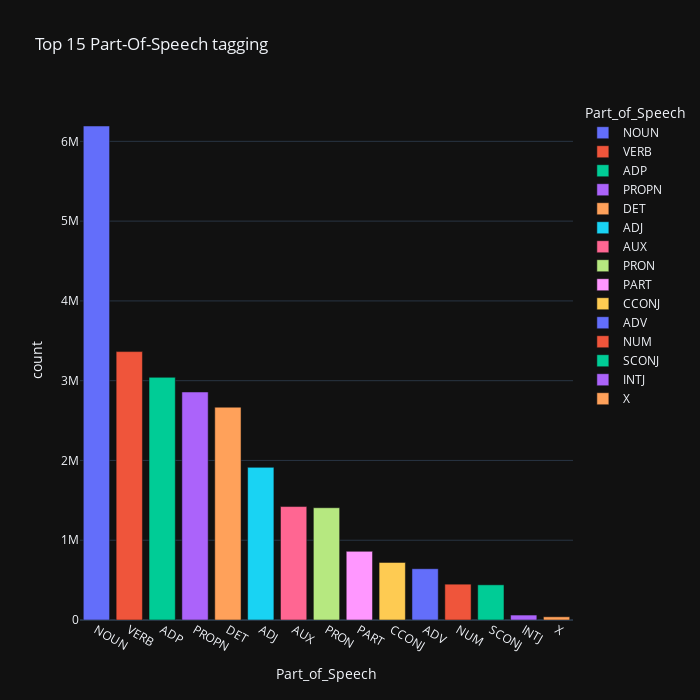

The cell this chart's notebook holds for it:
### Markdown cell above
Common parts of speech:
| ag	| Description       |   Example Words |
|-------|-------------------|-----------------|
| NN 	| Noun (singular)   | 	cat, tree, algorithm |
| NS 	| Noun (plural)     |	cats, ideas, datasets |
| VB 	| Verb (base form)  | 	run, eat, predict |
| VBD 	| Verb (past tense) | 	ran, ate, predicted |
| JJ 	| Adjective         | 	red, quick, efficient |
| RB 	| Adverb            |	quickly, well, always |
| IN 	| Preposition       |	in, on, of |
| DT 	| Determiner        |	a, the, some |

### Code cell
#from textblob import TextBlob

#text = " ".join(df["clean_text"])
#blob = TextBlob(text)
#top = Counter([pos[1] for pos in blob.tags])
#df_temp = pd.DataFrame(top.most_common(15))
#df_temp.columns = ["Part_of_Speech","count"]
fig = px.bar(df_temp, x="Part_of_Speech", y="count", title="Top 15 Part-Of-Speech tagging", width=700,height=700, color="Part_of_Speech")
fig.show()

### Figure 1 — Plotly figure (JSON) as saved in the notebook; plotly's stock layout.template omitted (floating-point values rounded to 4 significant figures)
{"data": [{"hovertemplate": "Part_of_Speech=%{x}<br>count=%{y}<extra></extra>", "legendgroup": "NOUN", "marker": {"color": "#636efa", "pattern": {"shape": ""}}, "name": "NOUN", "orientation": "v", "showlegend": true, "textposition": "auto", "x": ["NOUN"], "xaxis": "x", "y": [6192560], "yaxis": "y", "type": "bar"}, {"hovertemplate": "Part_of_Speech=%{x}<br>count=%{y}<extra></extra>", "legendgroup": "VERB", "marker": {"color": "#EF553B", "pattern": {"shape": ""}}, "name": "VERB", "orientation": "v", "showlegend": true, "textposition": "auto", "x": ["VERB"], "xaxis": "x", "y": [3364531], "yaxis": "y", "type": "bar"}, {"hovertemplate": "Part_of_Speech=%{x}<br>count=%{y}<extra></extra>", "legendgroup": "ADP", "marker": {"color": "#00cc96", "pattern": {"shape": ""}}, "name": "ADP", "orientation": "v", "showlegend": true, "textposition": "auto", "x": ["ADP"], "xaxis": "x", "y": [3041903], "yaxis": "y", "type": "bar"}, {"hovertemplate": "Part_of_Speech=%{x}<br>count=%{y}<extra></extra>", "legendgroup": "PROPN", "marker": {"color": "#ab63fa", "pattern": {"shape": ""}}, "name": "PROPN", "orientation": "v", "showlegend": true, "textposition": "auto", "x": ["PROPN"], "xaxis": "x", "y": [2858409], "yaxis": "y", "type": "bar"}, {"hovertemplate": "Part_of_Speech=%{x}<br>count=%{y}<extra></extra>", "legendgroup": "DET", "marker": {"color": "#FFA15A", "pattern": {"shape": ""}}, "name": "DET", "orientation": "v", "showlegend": true, "textposition": "auto", "x": ["DET"], "xaxis": "x", "y": [2667709], "yaxis": "y", "type": "bar"}, {"hovertemplate": "Part_of_Speech=%{x}<br>count=%{y}<extra></extra>", "legendgroup": "ADJ", "marker": {"color": "#19d3f3", "pattern": {"shape": ""}}, "name": "ADJ", "orientation": "v", "showlegend": true, "textposition": "auto", "x": ["ADJ"], "xaxis": "x", "y": [1913338], "yaxis": "y", "type": "bar"}, {"hovertemplate": "Part_of_Speech=%{x}<br>count=%{y}<extra></extra>", "legendgroup": "AUX", "marker": {"color": "#FF6692", "pattern": {"shape": ""}}, "name": "AUX", "orientation": "v", "showlegend": true, "textposition": "auto", "x": ["AUX"], "xaxis": "x", "y": [1421983], "yaxis": "y", "type": "bar"}, {"hovertemplate": "Part_of_Speech=%{x}<br>count=%{y}<extra></extra>", "legendgroup": "PRON", "marker": {"color": "#B6E880", "pattern": {"shape": ""}}, "name": "PRON", "orientation": "v", "showlegend": true, "textposition": "auto", "x": ["PRON"], "xaxis": "x", "y": [1407314], "yaxis": "y", "type": "bar"}, {"hovertemplate": "Part_of_Speech=%{x}<br>count=%{y}<extra></extra>", "legendgroup": "PART", "marker": {"color": "#FF97FF", "pattern": {"shape": ""}}, "name": "PART", "orientation": "v", "showlegend": true, "textposition": "auto", "x": ["PART"], "xaxis": "x", "y": [860584], "yaxis": "y", "type": "bar"}, {"hovertemplate": "Part_of_Speech=%{x}<br>count=%{y}<extra></extra>", "legendgroup": "CCONJ", "marker": {"color": "#FECB52", "pattern": {"shape": ""}}, "name": "CCONJ", "orientation": "v", "showlegend": true, "textposition": "auto", "x": ["CCONJ"], "xaxis": "x", "y": [721964], "yaxis": "y", "type": "bar"}, {"hovertemplate": "Part_of_Speech=%{x}<br>count=%{y}<extra></extra>", "legendgroup": "ADV", "marker": {"color": "#636efa", "pattern": {"shape": ""}}, "name": "ADV", "orientation": "v", "showlegend": true, "textposition": "auto", "x": ["ADV"], "xaxis": "x", "y": [642985], "yaxis": "y", "type": "bar"}, {"hovertemplate": "Part_of_Speech=%{x}<br>count=%{y}<extra></extra>", "legendgroup": "NUM", "marker": {"color": "#EF553B", "pattern": {"shape": ""}}, "name": "NUM", "orientation": "v", "showlegend": true, "textposition": "auto", "x": ["NUM"], "xaxis": "x", "y": [449152], "yaxis": "y", "type": "bar"}, {"hovertemplate": "Part_of_Speech=%{x}<br>count=%{y}<extra></extra>", "legendgroup": "SCONJ", "marker": {"color": "#00cc96", "pattern": {"shape": ""}}, "name": "SCONJ", "orientation": "v", "showlegend": true, "textposition": "auto", "x": ["SCONJ"], "xaxis": "x", "y": [441023], "yaxis": "y", "type": "bar"}, {"hovertemplate": "Part_of_Speech=%{x}<br>count=%{y}<extra></extra>", "legendgroup": "INTJ", "marker": {"color": "#ab63fa", "pattern": {"shape": ""}}, "name": "INTJ", "orientation": "v", "showlegend": true, "textposition": "auto", "x": ["INTJ"], "xaxis": "x", "y": [62008], "yaxis": "y", "type": "bar"}, {"hovertemplate": "Part_of_Speech=%{x}<br>count=%{y}<extra></extra>", "legendgroup": "X", "marker": {"color": "#FFA15A", "pattern": {"shape": ""}}, "name": "X", "orientation": "v", "showlegend": true, "textposition": "auto", "x": ["X"], "xaxis": "x", "y": [40241], "yaxis": "y", "type": "bar"}], "layout": {"xaxis": {"anchor": "y", "domain": [0.0, 1.0], "title": {"text": "Part_of_Speech"}, "categoryorder": "array", "categoryarray": ["NOUN", "VERB", "ADP", "PROPN", "DET", "ADJ", "AUX", "PRON", "PART", "CCONJ", "ADV", "NUM", "SCONJ", "INTJ", "X"]}, "yaxis": {"anchor": "x", "domain": [0.0, 1.0], "title": {"text": "count"}}, "legend": {"title": {"text": "Part_of_Speech"}, "tracegroupgap": 0}, "title": {"text": "Top 15 Part-Of-Speech tagging"}, "barmode": "relative", "height": 700, "width": 700}}
